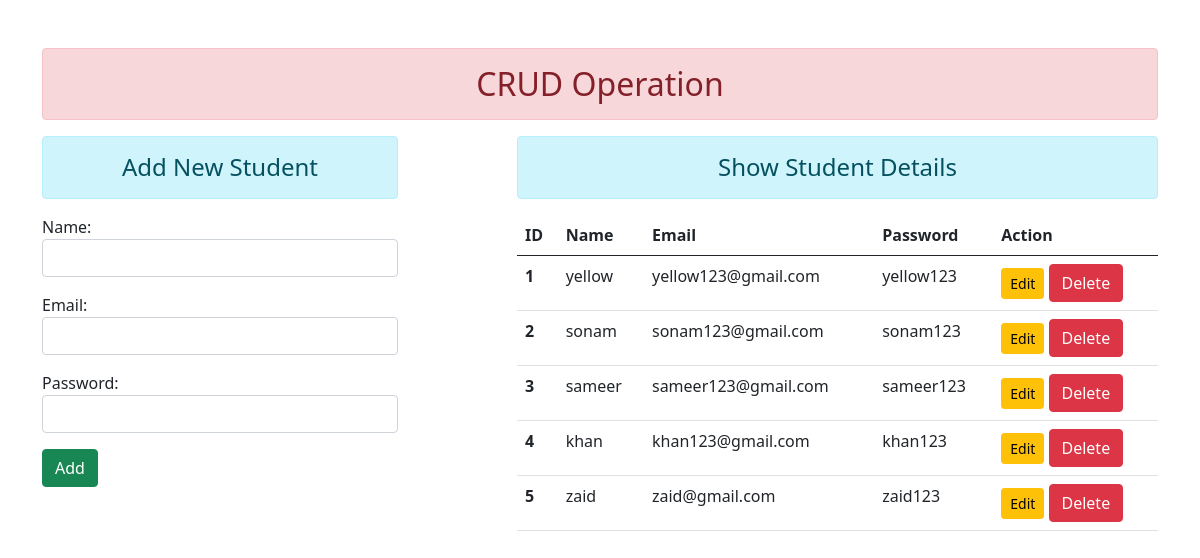
The page / on the database its author committed.
### enroll/models.py (models this page shows)
class User(models.Model):
    name= models.CharField(max_length=70)
    email= models.EmailField(max_length=70)
    password= models.CharField(max_length=70)

### enroll/views.py (the view)
# urls.py: path('',views.add_show, name="addandShow"),
def add_show(request):
    if request.method == 'POST':
        fm = StudentRegistration(request.POST)
        if fm.is_valid():
            nm = fm.cleaned_data['name']
            em = fm.cleaned_data['email']
            pw = fm.cleaned_data['password']
            reg = User(name=nm, email=em, password=pw)
            reg.save()
            fm = StudentRegistration()
    else:
        fm = StudentRegistration()
    stud = User.objects.all()
    return render(request, 'enroll/addandShow.html', {'form':fm, 'stu':stud})

### enroll/forms.py
class StudentRegistration(forms.ModelForm):
    class Meta:
        model = User
        fields = ['name', 'email', 'password']
        widgets = {
            'name':forms.TextInput(attrs={'class':'form-control'}),
            'email':forms.EmailInput(attrs={'class':'form-control'}),
            'password':forms.PasswordInput(render_value=True, attrs={'class':'form-control'}),
        }

### enroll/templates/enroll/addandShow.html (shortened to what this page needs)
{% extends 'enroll/base.html' %}
{% block content %}
<div class="row">
    <div class="col-sm-4">
        <h4 class="text-center alert alert-info">Add New Student</h4>
        <form action="" method="POST">
            {{form.as_p}}
            <input type="submit" class="btn btn-success" value="Add">
        </form>
    </div>
    <div class="col-sm-7 offset-1">
        <h4 class="text-center alert alert-info">Show Student Details</h4>
        {% if stu %}
        <table class="table table-hover">
            <thead>
              <tr>
                <th scope="col">ID</th>
                <th scope="col">Name</th>
                <th scope="col">Email</th>
                <th scope="col">Password</th>
                <th scope="col">Action</th>
              </tr>
            </thead>
            <tbody>
                {% for st in stu %}
              <tr>
                <th scope="row">{{st.id}}</th>
                <td>{{st.name}}</td>
                <td>{{st.email}}</td>
                <td>{{st.password}}</td>
                <td>
                    <a href="{% url 'updatedata' st.id %}" class="btn btn-warning btn-sm">Edit</a>
                    <form action="{% url 'deletedata' st.id %}" method="POST" class="d-inline">{% csrf_token %}
                        <input type="submit" class="btn btn-danger" value="Delete">
                    </form>
                </td>
              </tr>
              {% endfor %}
            </tbody>
          </table>
        {% endif %}
    </div>
</div>
{% endblock content %}

### enroll/templates/enroll/base.html (shortened to what this page needs)
<!DOCTYPE html>
{% load static %}
<html lang="en">
<head>
    <link rel="stylesheet" href="{% static 'enroll/css/bootstrap.css' %}">
</head>
<body>
<div class="container mt-5">
    <h2 class="text-center alert alert-danger">CRUD Operation</h2>
    {% block content %} {% endblock content %}
</div>
</body>
</html>

### rows shown on the page
User: id "1", name "yellow", email "yellow123@gmail.com", password "yellow123"
User: id "2", name "sonam", email "sonam123@gmail.com", password "sonam123"
User: id "3", name "sameer", email "sameer123@gmail.com", password "sameer123"
User: id "4", name "khan", email "khan123@gmail.com", password "khan123"
User: id "5", name "zaid", email "zaid@gmail.com", password "zaid123"
